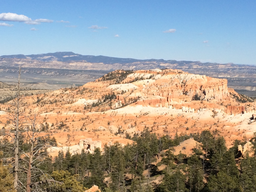
#> input picture 2/images/1/img1_1.png, 256 x 192 px, shrunk from 1000 x 750 before the run; its folder holds 2 pictures in this run; the run also reads 1 picture not shown here
$ jupyter execute --allow-errors 'Exercise 2.ipynb'   (shell and % lines are left out)
#> lines starting #> are read from the running program, lines starting #| are printed output that depends on the picture
# IMAGE MOSAIC
#### USING HOMOGRAPHY

[cell 1]
import numpy as np
import cv2
from matplotlib import pyplot as plt
import os
from random import randint

[cell 2]
def load_images(folder):
    """
    Loads images from given folder.
    Input:
        folder = Folder name
    Output:
        images = List of images.
    """
#> called with folder = './images/1'
    images = []
    for filename in os.listdir(folder):
        img = cv2.imread(os.path.join(folder, filename))
#> img is the input picture: shape (192, 256, 3); mean B, G, R 146.6, 155.2, 161.6
        if img is not None:
            img = cv2.cvtColor(img, cv2.COLOR_BGR2RGB)
            images.append(img)
    return images


def find_matches(img1, img2):
    """
    Returns matching image points.
    Input:
        img1 = Image 1
        img2 = Image 2
    Output:
        match_1 = Match points of image 1
        match_2 = Match points of image 2
    """

    # Convert images to grayscale
    img1 = cv2.cvtColor(img1, cv2.COLOR_BGR2GRAY)
    img2 = cv2.cvtColor(img2, cv2.COLOR_BGR2GRAY)

    # Initiate SIFT detector
    sift = cv2.xfeatures2d.SIFT_create()

    # find the keypoints and descriptors with SIFT
    kp1, des1 = sift.detectAndCompute(img1,None)
    kp2, des2 = sift.detectAndCompute(img2,None)

    # BFMatcher with default params
    bf = cv2.BFMatcher()
    matches = bf.knnMatch(des1,des2,k=2)

    # Filtering best matches
    good = []
    for m,n in matches:
        if m.distance < 0.5*n.distance:
            good.append([m])

    # Matched points
    m1 = []
    m2 = []
    for mat in good:
        img1_idx = mat[0].queryIdx
        img2_idx = mat[0].trainIdx

        # x - columns
        # y - rows
        (x1,y1) = kp1[img1_idx].pt
        (x2,y2) = kp2[img2_idx].pt

        m1.append(kp1[img1_idx].pt)
        m2.append(kp2[img2_idx].pt)

    match_1 = np.array(m1)
    match_2 = np.array(m2)

    return match_1, match_2


def estimate_homography(pts1, pts2):
    """
    Estimates homography using matched images points.
    Input:
        pts1 = Points of image1.
        pts2 = Points of image2.
    Output:
        H = Homography matrix.
    """
    pts1_homo = np.hstack((pts1, np.ones((pts1.shape[0], 1))))
    pts2_homo = np.hstack((pts2, np.ones((pts1.shape[0], 1))))

    A = np.zeros((2 * pts1_homo.shape[0], 9))
    for i in range(pts1_homo.shape[0]):
        A[2 * i] = np.hstack((pts2_homo[i,:], np.zeros((3)), -pts1_homo[i, 0] * pts2_homo[i, :]))
        A[2 * i + 1] = np.hstack((np.zeros((3)), pts2_homo[i,:], -pts1_homo[i, 1] * pts2_homo[i, :]))

    u, s, v = np.linalg.svd(A)
    H = v[-1, :].reshape((3, 3))
    H = H / H[2, 2]

    return H


def stitch_images(I1, I2, H):
    """
    Stitch two images I1 and I2 using homography.
    Input:
        I1 = Image 1
        I2 = Image 2
        H = Homography matrix
    Output:
        I_1 = Stitched image
    """
    r = I1.shape[0]
    c = I1.shape[1]

    I = np.zeros((I2.shape[0] + 2 * I1.shape[0], I2.shape[1] + 2 * I1.shape[1], 3), dtype=np.uint8)
    I[I1.shape[0]:I1.shape[0] + I2.shape[0], I1.shape[1]:I1.shape[1]+I2.shape[1], :] = I2
    I = I.astype(int)

    # i = 0
    for row_idx in range(I.shape[0]):
        for col_idx in range(I.shape[1]):
            x = H @ np.array([[col_idx - c, row_idx - r, 1]]).T
            x = np.floor(x / x[2]).astype(int)
            if (0 <= x[1] and x[1] <= (r - 1) and 0 <= x[0] and x[0] <= c - 1):
                I[row_idx, col_idx, :] = I1[x[1], x[0], :]

    # Crop out blackened region
    I_gray = np.sum(I.astype(int), axis=2) / 3
    axis = np.array(np.where(I_gray != 0)).T
    minR = np.min(axis[:, 0])
    maxR = np.max(axis[:, 0])
    minC = np.min(axis[:, 1])
    maxC = np.max(axis[:, 1])
    I_1 = np.uint8(I[minR:maxR, minC:maxC])

    return I_1

[cell 3]
# Load input images
folder = "./images/1"
in_images = load_images(folder)
#> in_images = 2 items

# Stitching
I2 = in_images[1]
for i in range(1, len(in_images) + 1):
    I1 = in_images[i - 1]

    # Finding matches between the two images
    pts1, pts2 = find_matches(I1, I2)

    H = estimate_homography(pts1, pts2)

    I2 = stitch_images(I1, I2, H)
#> this loop made 2 passes
#> (matches in find_matches, r in stitch_images, c in stitch_images, minR in stitch_images, maxR in stitch_images, minC in stitch_images, maxC in stitch_images) on passes 1 to 2: (455 matches, 192, 256, 177, 398, 61, 511), (442 matches, 192, 256, 192, 412, 256, 707)
#> pass 1, in find_matches, `img1 = cv2.cvtColor(img1, cv2.COLOR_BGR2GRAY)`:
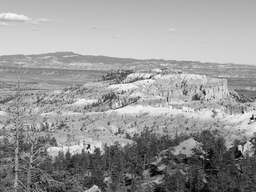
#> img1: shape (192, 256); min 0, max 249, mean 153.4
#> pass 1, in find_matches, `img2 = cv2.cvtColor(img2, cv2.COLOR_BGR2GRAY)`:
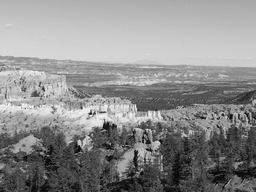
#> img2: shape (192, 256); min 0, max 247, mean 140.8
#> pass 1, in estimate_homography, `u, s, v = np.linalg.svd(A)`:
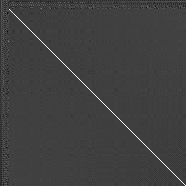
#> u: shape (186, 186) float64; min -0.333, max 0.983, mean -0.000193; drawn with min black and max white
#> pass 1, in stitch_images, `I = I.astype(int)`:
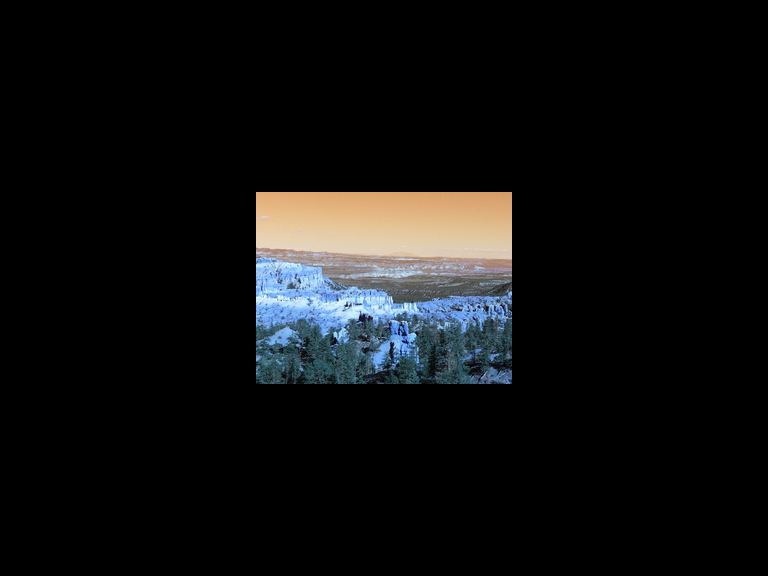
#> I: shape (576, 768, 3) int64; mean of channels 0, 1, 2 16, 15.8, 15.3; drawn as B, G, R
#> after the loop:
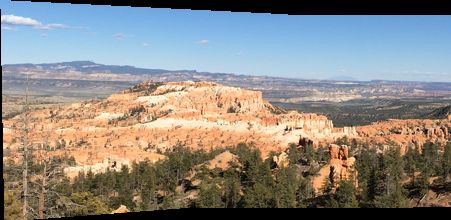
#> I2: shape (220, 451, 3); mean R, G, B 138.6, 135.2, 129.7

plt.figure()
plt.imshow(I2)
plt.show()

[cell 4]
# Load input images
folder = "./images/2"
in_images = load_images(folder)

# Iterative stitching
#> (the rest of this cell did not finish here and is left out)

[cell 5]
# Load input images
folder = "./images/3"
#> (the rest of this cell did not finish here and is left out)
